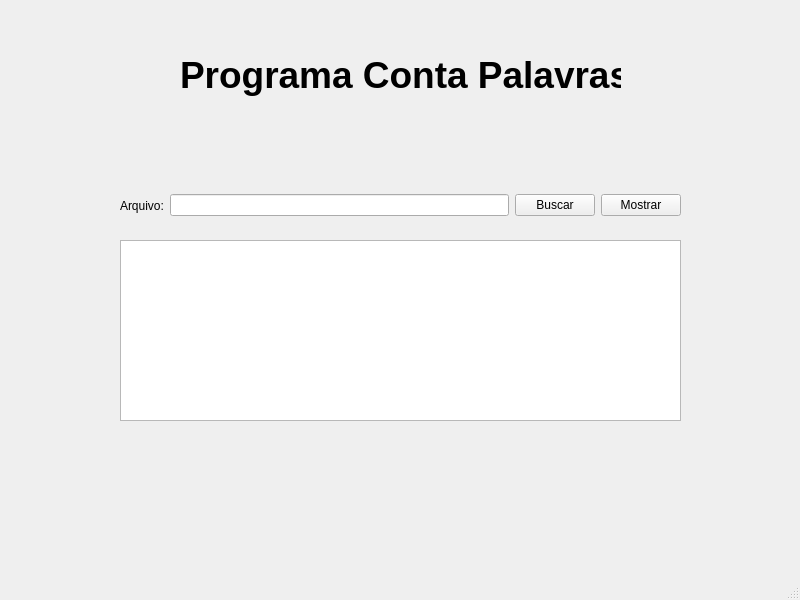
<?xml version="1.0" encoding="UTF-8"?>
<ui version="4.0">
 <class>MainWindow</class>
 <widget class="QMainWindow" name="MainWindow">
  <property name="geometry">
   <rect>
    <x>0</x>
    <y>0</y>
    <width>800</width>
    <height>600</height>
   </rect>
  </property>
  <property name="windowTitle">
   <string>MainWindow</string>
  </property>
  <widget class="QWidget" name="centralwidget">
   <widget class="QTextEdit" name="textEdit">
    <property name="geometry">
     <rect>
      <x>120</x>
      <y>240</y>
      <width>561</width>
      <height>181</height>
     </rect>
    </property>
   </widget>
   <widget class="QLabel" name="label_2">
    <property name="geometry">
     <rect>
      <x>180</x>
      <y>50</y>
      <width>441</width>
      <height>51</height>
     </rect>
    </property>
    <property name="text">
     <string>&lt;html&gt;&lt;head/&gt;&lt;body&gt;&lt;p align=&quot;center&quot;&gt;&lt;span style=&quot; font-size:28pt; font-weight:700;&quot;&gt;Programa Conta Palavras&lt;/span&gt;&lt;/p&gt;&lt;/body&gt;&lt;/html&gt;</string>
    </property>
   </widget>
   <widget class="QWidget" name="">
    <property name="geometry">
     <rect>
      <x>120</x>
      <y>190</y>
      <width>561</width>
      <height>31</height>
     </rect>
    </property>
    <layout class="QHBoxLayout" name="horizontalLayout">
     <item>
      <widget class="QLabel" name="label">
       <property name="text">
        <string>Arquivo:</string>
       </property>
      </widget>
     </item>
     <item>
      <widget class="QLineEdit" name="lineEdit"/>
     </item>
     <item>
      <widget class="QPushButton" name="pushButton">
       <property name="cursor">
        <cursorShape>PointingHandCursor</cursorShape>
       </property>
       <property name="text">
        <string>Buscar</string>
       </property>
       <property name="icon">
        <iconset theme="system-search"/>
       </property>
      </widget>
     </item>
     <item>
      <widget class="QPushButton" name="pushButton_2">
       <property name="text">
        <string>Mostrar</string>
       </property>
      </widget>
     </item>
    </layout>
   </widget>
  </widget>
  <widget class="QMenuBar" name="menubar">
   <property name="geometry">
    <rect>
     <x>0</x>
     <y>0</y>
     <width>800</width>
     <height>21</height>
    </rect>
   </property>
  </widget>
  <widget class="QStatusBar" name="statusbar"/>
 </widget>
 <resources/>
 <connections/>
</ui>
